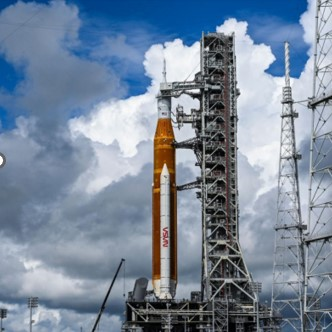
#> input picture Belma_Nurkic_zadaca2/raketa1.jpg, 332 x 332 px, found by its file name
$ python zadatak1.py
#> lines starting #> are read from the running program, lines starting #| are printed output that depends on the picture
import numpy as np
import matplotlib.pyplot as plt
import cv2

img=cv2.imread(r"C:\Users\Korisnik\OneDrive\Desktop\Belma_Nurkic_zadaca2\raketa1.jpg")
#> img is the input picture: shape (332, 332, 3); mean B, G, R 156, 136.8, 121.1
cv2.imshow('Original', img)

#Gauss
gaussian = cv2.GaussianBlur (img, (9,9), 0)
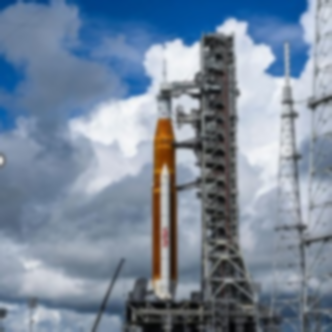
#> gaussian: shape (332, 332, 3); mean B, G, R 156, 136.8, 121.1
cv2.imshow ('Gaussian blur', gaussian)
#cv2.waitKey(0)

#Median
median = cv2.medianBlur (img, 3)
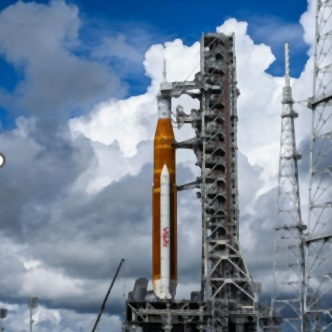
#> median: shape (332, 332, 3); mean B, G, R 156.1, 136.9, 121.2
cv2.imshow ('Median', median)
#cv2.waitKey(0)

#Averaging
average = cv2.blur(img, (4,4))
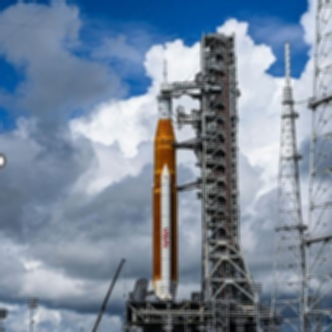
#> average: shape (332, 332, 3); mean B, G, R 156.1, 136.9, 121.1
cv2.imshow ('Average', average)
cv2.waitKey(0)
